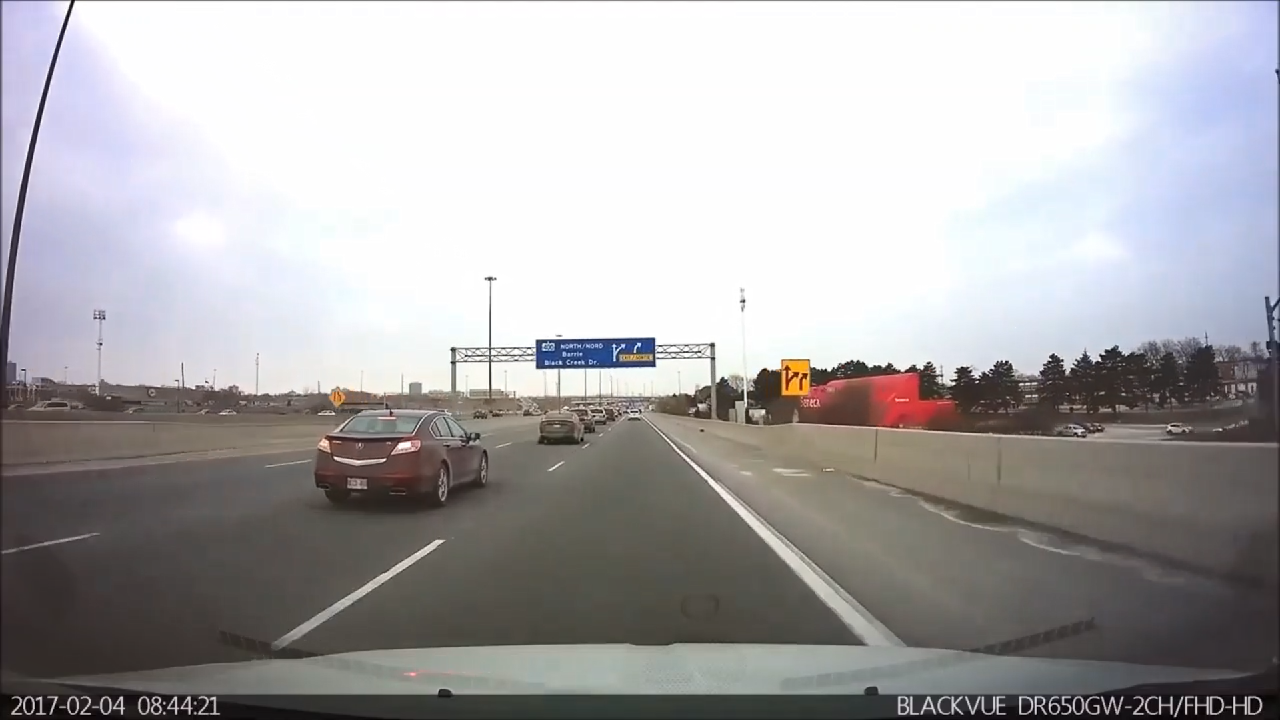
#> input picture RoadPhotoWithSign.png, 1280 x 720 px
$ python -i FrontCam.py   (imports and definitions only)
#> lines starting #> are read from the running program, lines starting #| are printed output that depends on the picture
import cv2
import numpy as np
import json
from PIL import Image


class FrontCam:
    def __init__(self):
        """
        load the known signs
        """
        self.signs = None
        self.command = None
        with open('signs/signs_path.json', 'r') as f:
#> (reads signs/signs_path.json from the repository)
            self.signs = json.load(f)

        for sign, path in self.signs.items():
            self.signs[sign] = cv2.imread(path)

    def process(self, img):
        """
        finds the matched sign
        """

        img_gray = cv2.cvtColor(img, cv2.COLOR_RGB2GRAY)
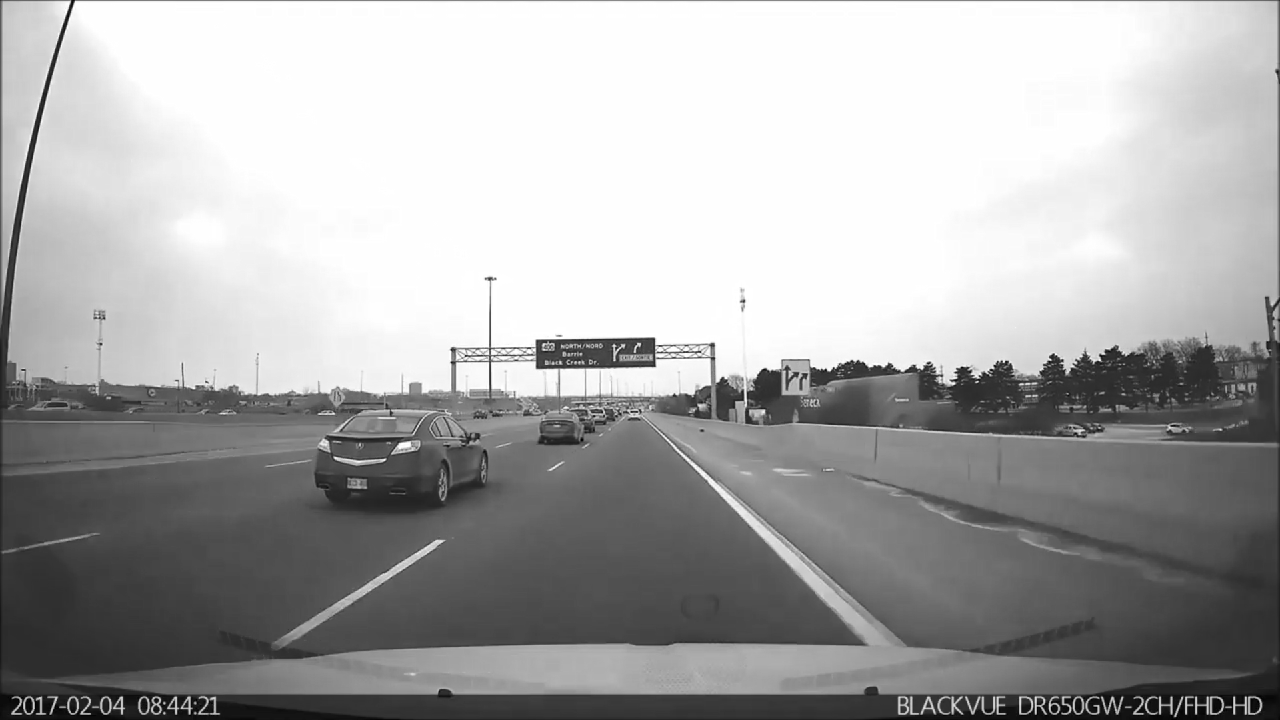
#> img_gray: shape (720, 1280); min 0, max 255, mean 168.8

        # for every known sign check if any exist
        for sign, sign_img in self.signs.items():

            # convert to gray
            sign_img = cv2.cvtColor(sign_img, cv2.COLOR_BGR2GRAY)

            # match templates
            res = cv2.matchTemplate(img_gray, sign_img, cv2.TM_CCOEFF_NORMED)

            # check if template (sign) matched
            threshold = 0.8
            if np.amax(res) > threshold:
                print("==========================")
                print(f'template found: {sign}')
                print("==========================")
#> this loop made 1 pass
#> (sign, sign_img) on pass 1: ('traffic_light', None)
                # [5 lines of commented-out code are left out]

        cv2.imshow('front', img)

    # todo: function to act

>>> import cv2
>>> picture = cv2.cvtColor(cv2.imread('RoadPhotoWithSign.png'), cv2.COLOR_BGR2RGB)
#> (the run stopped early here; a loop or call above may not have finished)
